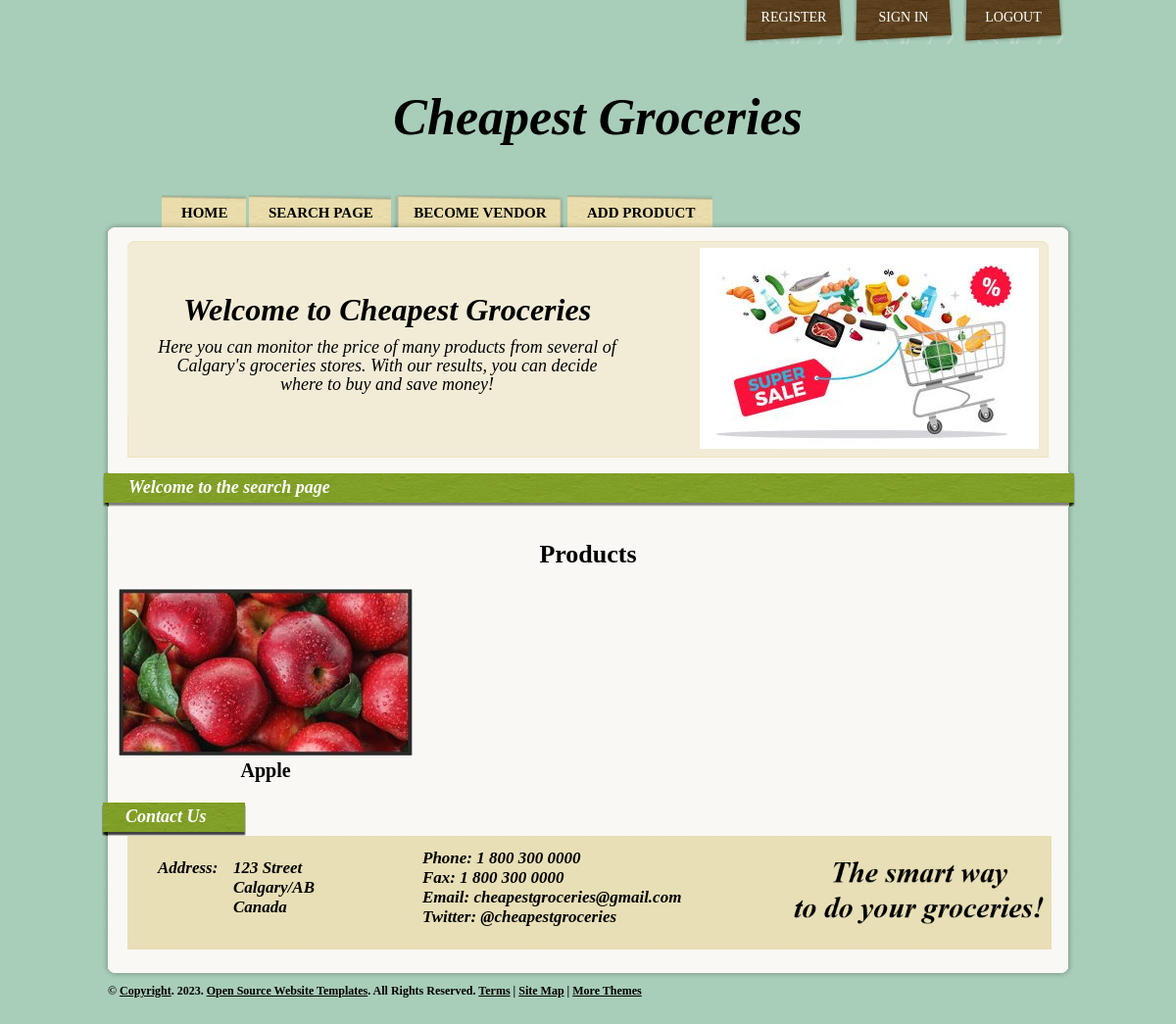
The page /search_page/ on the database as committed earlier.
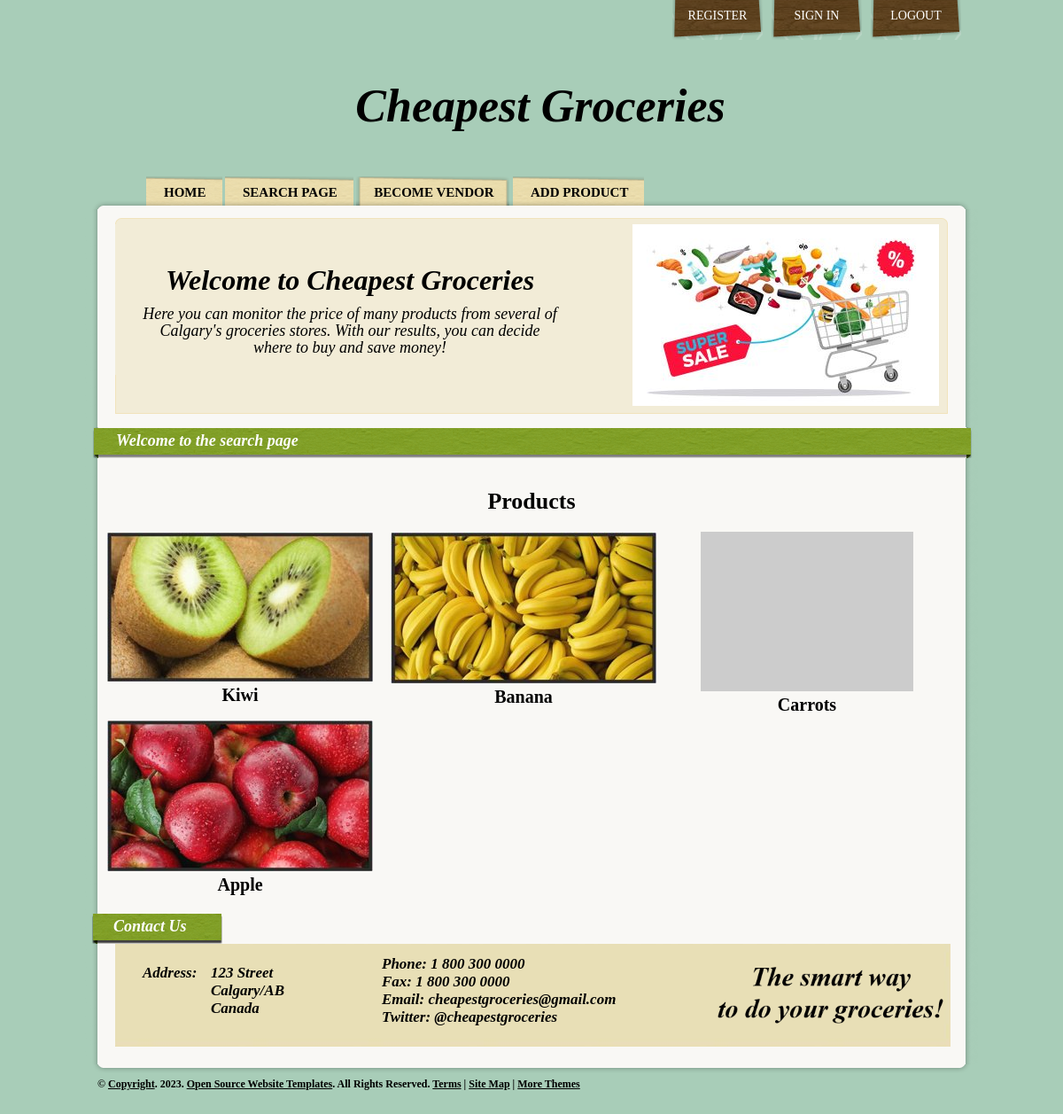
The same page on the database as committed later.
### products/models.py (models this page shows, shortened)
class Product(models.Model):
    category    = models.ForeignKey(Category, related_name = 'products', on_delete = models.CASCADE)
    vendor      = models.ForeignKey(Vendor, related_name = 'products', on_delete = models.CASCADE)
    title       = models.CharField(max_length = 200)
    slug        = models.SlugField(max_length = 200, unique = True) #used in the urls
    price       = models.DecimalField(max_digits = 6, decimal_places = 2, blank=True, default = 0.0)
    date_added  = models.DateTimeField(auto_now_add = True)
    image       = models.ImageField(upload_to = 'uploads/', blank = True, null = True)
    thumbnail   = models.ImageField(upload_to = 'uploads/', blank = True, null = True)
    class Meta:
        ordering = ['-date_added'] #data in descent order
    def __str__(self):
        return self.title
    def get_thumbnail(self):
        if self.thumbnail:
            return self.thumbnail.url
        else:
            if self.image:
                self.thumbnail = self.make_thumbnail(self.image)
                self.save()
                return self.thumbnail.url
            else:
                return 'https://via.placeholder.com/240x180.jpg'

### search_page/views.py (the view)
# urls.py: path('search_page/', search_page, name = 'search_page'), #ownwn
def search_page(request):
    list_products =  Product.objects.all()
    list_title = []
    list_ids = []
    for p in list_products:
        if p.title not in list_title:
            list_ids.append(p.id)
            list_title.append(p.title)
    products_distinct =  Product.objects.filter(pk__in=list_ids)
    print(products_distinct)
    context        = {'products_distinct': products_distinct}
    template       = 'search_page.html'
    return render (request, template, context)

### products/context_processors.py (called while the page is built)
def menu_categories(request):
    categories = Category.objects.all()
    return {'menu_categories': categories}

### templates/search_page.html (shortened to what this page needs)
{% extends "base.html" %}
{% block content %}
    <div class="heading">Welcome to the search page</div>
    <h2 class="h1 font-weight-normal form-register-h2" >Products</h2>
    {% for product in products_distinct %}
        {% include 'list_item.html' %}
    {% endfor %}
{% endblock %}

### templates/list_item.html
<div class="productHolder">
    <figure>
        <a href="{% url 'product' product.category.slug product.slug %}">
        <img src="{{ product.get_thumbnail }}"></a>
    </figure>
    <h class="product">{{ product.title }}</h>
</div>

Rows that differ between the two databases and show on the page:
added Product: get_thumbnail (picture), title "Kiwi"
added Product: get_thumbnail (picture), title "Banana"
added Product: title "Carrots"
